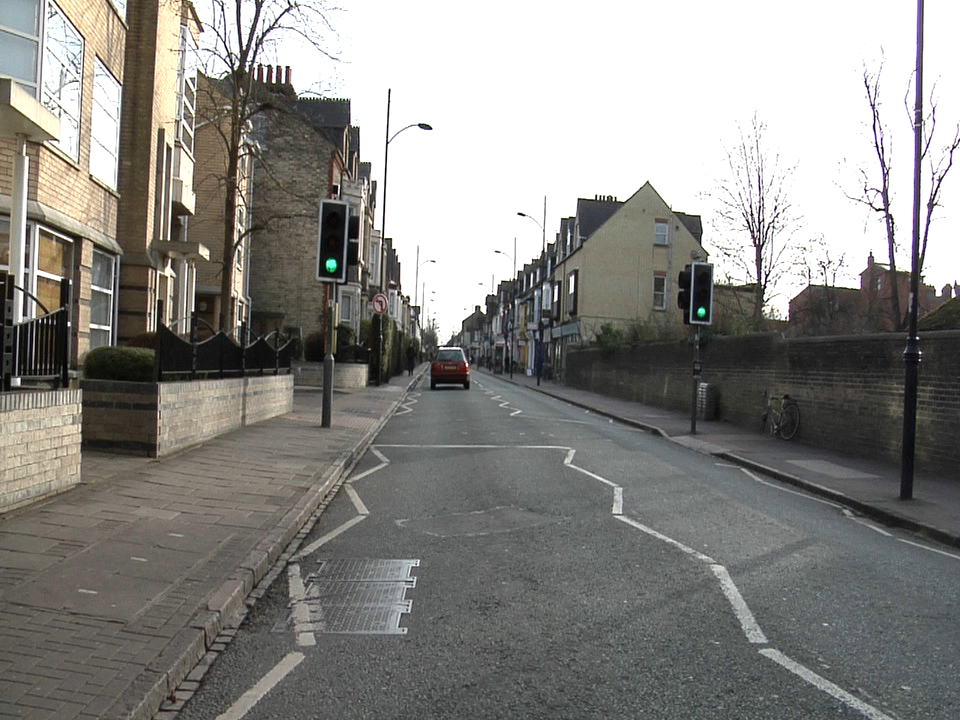
//> input picture Assignment1 shape location master-20181108T230147Z-001/Assignment1 shape location master/Project1/Project1/CamVidImages/CamVidLights01.png, 960 x 720 px
$ ./Source   (built with g++ and OpenCV 4)
//> lines starting //> are read from the running program, lines starting //| are printed output that depends on the picture; after the words box and inside, x2 and y2 are one past the last pixel; in counts of white or black regions, pixels touching at a corner belong together
#include <opencv2/opencv.hpp>
#include <iostream>
#include <stdio.h>
#include <cv.h>
#include <highgui.h>
#include <list>


using namespace std;
using namespace cv;


int PointDistance(CvPoint point1, CvPoint point2);                                                        // Function to calculate the distance between two CvPoints
bool ValidRatioRectangle(CvPoint point1, CvPoint point2, CvPoint point3);                                          //  function to check if countors found represent a traffic light ;
Mat CreateStandaloneTrafficImage(CvPoint point1, CvPoint point2, Mat images[], int index);                //  using a retcangle mask extract the traffic light from src image
list<Mat> findContourslegacy(Mat image, Mat binaryMat, Mat image_array[], int index);                     //  using contours with 4 or 6 vertices detect/draw around traffic lights  old cv functions
void whatState(list<Mat> TrafficMats, Mat lights[]);
int whatThreshold(int index);


	/** @function main */
int main(int argc, char** argv)
{

	Mat image_array[14];                                                                              // create an array of images and load in the images
	image_array[0] = imread("CamVidImages/CamVidLights01.png");
//> image_array[0] is the input picture: 720 rows x 960 cols, CV_8UC3; mean B, G, R 132.5, 136.1, 137.3
	image_array[1] = imread("CamVidImages/CamVidLights02.png");
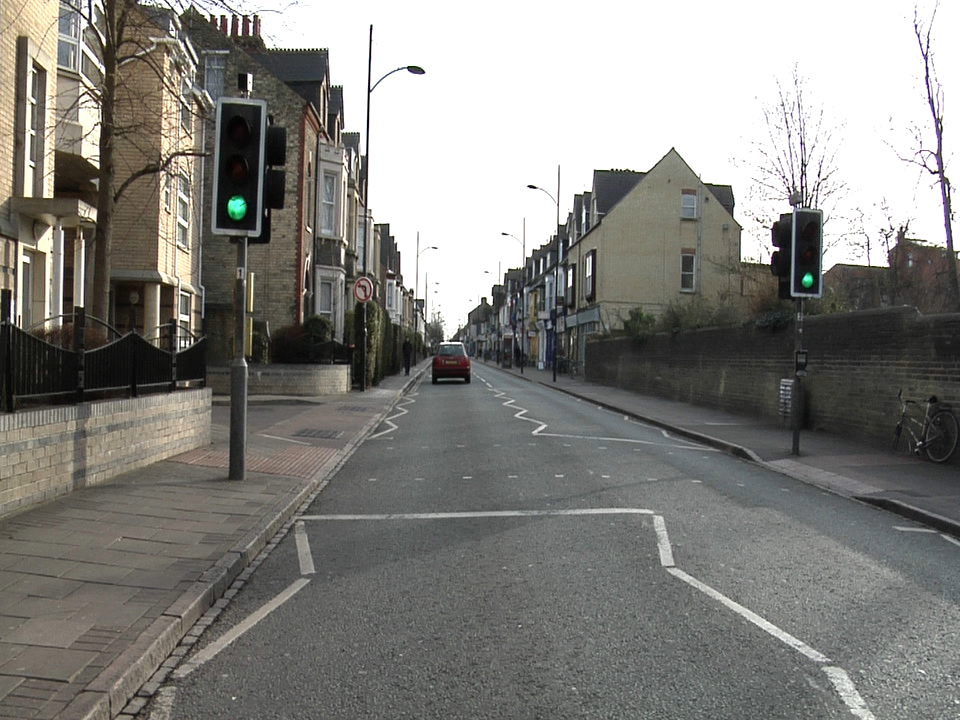
//> input picture Assignment1 shape location master-20181108T230147Z-001/Assignment1 shape location master/Project1/Project1/CamVidImages/CamVidLights02.png, 960 x 720 px
//> image_array[1] is the input picture: 720 rows x 960 cols, CV_8UC3; mean B, G, R 126.6, 130.6, 131.7
	image_array[2] = imread("CamVidImages/CamVidLights03.png");
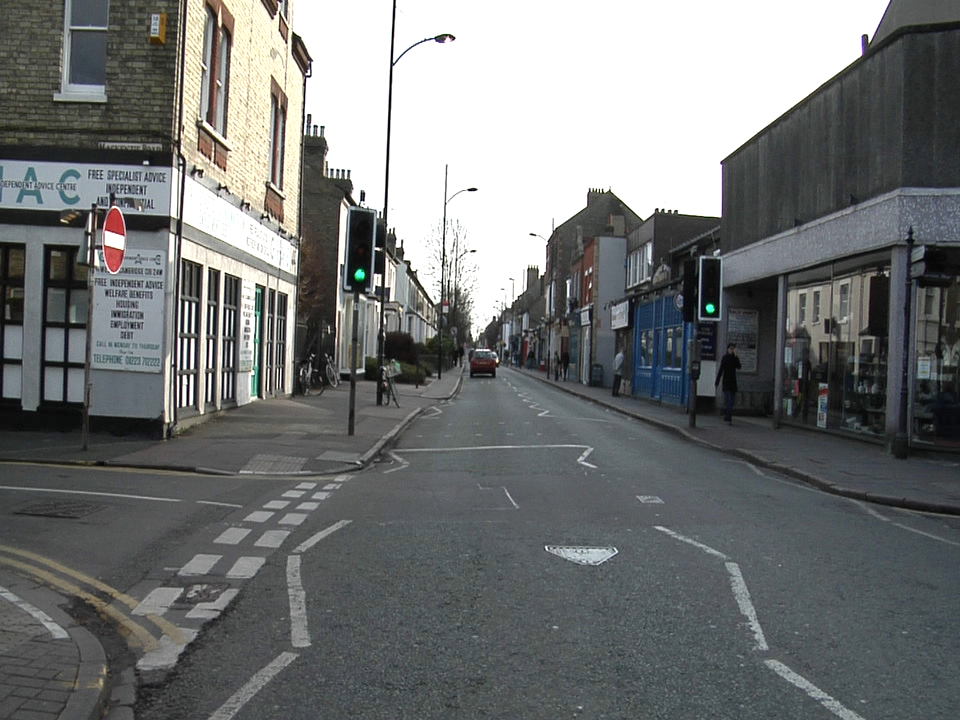
//> input picture Assignment1 shape location master-20181108T230147Z-001/Assignment1 shape location master/Project1/Project1/CamVidImages/CamVidLights03.png, 960 x 720 px
//> image_array[2] is the input picture: 720 rows x 960 cols, CV_8UC3; mean B, G, R 117.2, 117.4, 115
	image_array[3] = imread("CamVidImages/CamVidLights04.png");
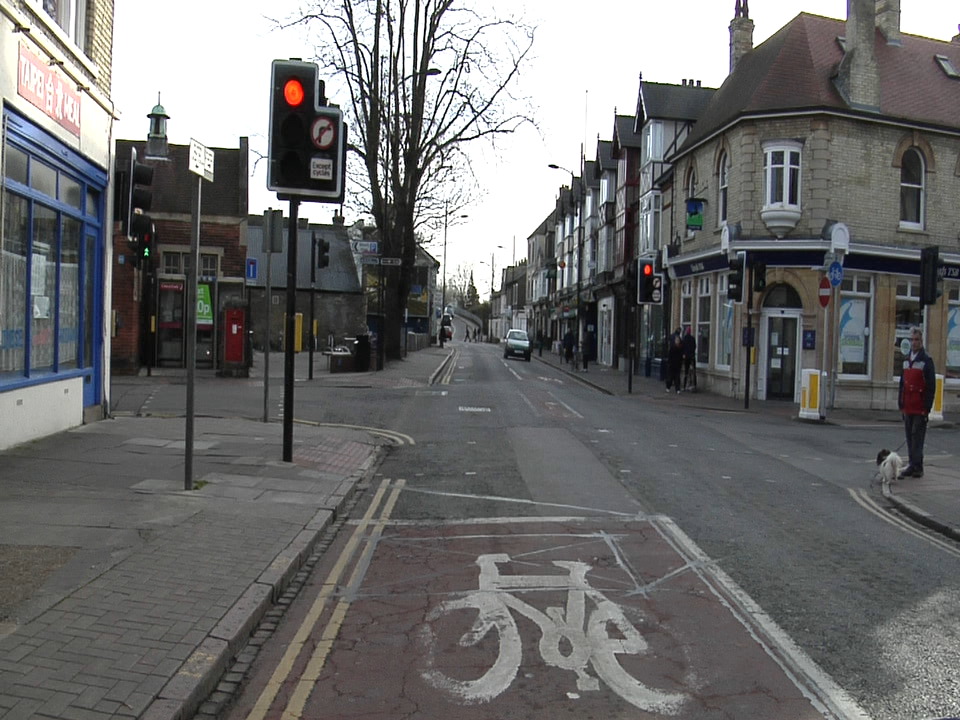
//> input picture Assignment1 shape location master-20181108T230147Z-001/Assignment1 shape location master/Project1/Project1/CamVidImages/CamVidLights04.png, 960 x 720 px
//> image_array[3] is the input picture: 720 rows x 960 cols, CV_8UC3; mean B, G, R 110.2, 110.3, 110.1
	image_array[4] = imread("CamVidImages/CamVidLights05.png");
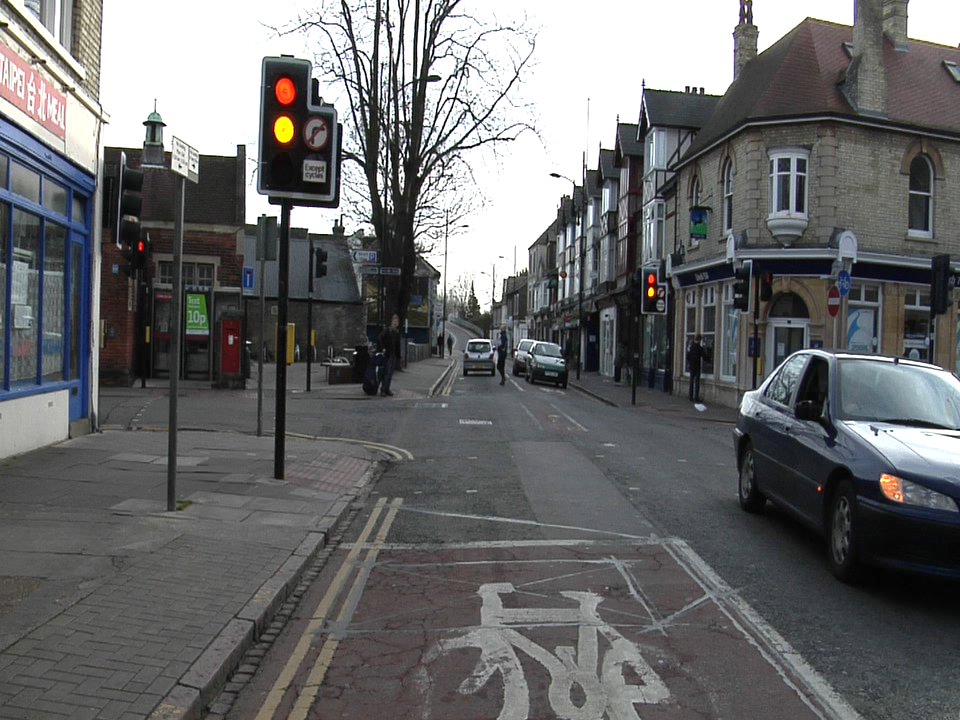
//> input picture Assignment1 shape location master-20181108T230147Z-001/Assignment1 shape location master/Project1/Project1/CamVidImages/CamVidLights05.png, 960 x 720 px
//> image_array[4] is the input picture: 720 rows x 960 cols, CV_8UC3; mean B, G, R 107.8, 106.9, 106.1
	image_array[5] = imread("CamVidImages/CamVidLights06.png");
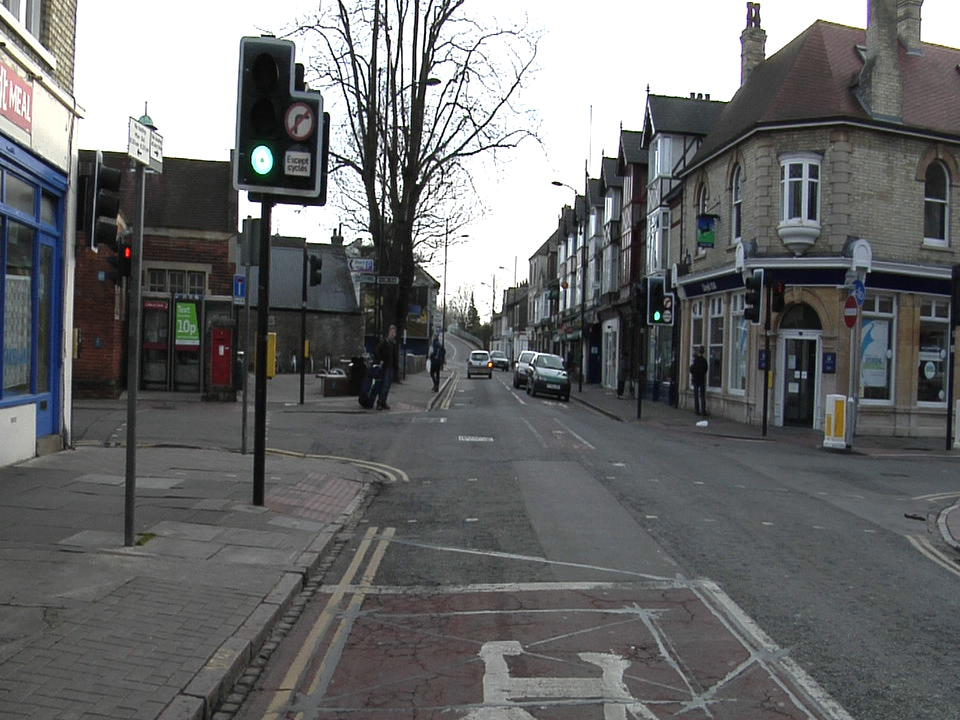
//> input picture Assignment1 shape location master-20181108T230147Z-001/Assignment1 shape location master/Project1/Project1/CamVidImages/CamVidLights06.png, 960 x 720 px
//> image_array[5] is the input picture: 720 rows x 960 cols, CV_8UC3; mean B, G, R 108.7, 107.8, 106.6
	image_array[6] = imread("CamVidImages/CamVidLights07.png");
//> CamVidLights07.png cannot be read in this run, so this picture is empty
	image_array[7] = imread("CamVidImages/CamVidLights08.png");
//> CamVidLights08.png cannot be read in this run, so this picture is empty
	image_array[8] = imread("CamVidImages/CamVidLights09.png");
//> CamVidLights09.png cannot be read in this run, so this picture is empty
	image_array[9] = imread("CamVidImages/CamVidLights10.png");
//> CamVidLights10.png cannot be read in this run, so this picture is empty
	image_array[10] = imread("CamVidImages/CamVidLights11.png");
//> CamVidLights11.png cannot be read in this run, so this picture is empty
	image_array[11] = imread("CamVidImages/CamVidLights12.png");
//> CamVidLights12.png cannot be read in this run, so this picture is empty
	image_array[12] = imread("CamVidImages/CamVidLights13.png");
//> CamVidLights13.png cannot be read in this run, so this picture is empty
	image_array[13] = imread("CamVidImages/CamVidLights14.png");
//> CamVidLights14.png cannot be read in this run, so this picture is empty

	Mat lights[4];
	lights[0] = imread("lights/green.png");
//> green.png cannot be read in this run, so this picture is empty
	lights[1] = imread("lights/red.png");
//> red.png cannot be read in this run, so this picture is empty
	lights[2] = imread("lights/orange.png");
//> orange.png cannot be read in this run, so this picture is empty
	lights[3] = imread("lights/redorg.png");
//> redorg.png cannot be read in this run, so this picture is empty


	bool finished = false;          // basic user interface
	int index = 0;
	while (finished != true) {
		cout << "image index ";
		cin >> index;
//> the answer given: 3

		Mat image= image_array[index];											  //load image from the array
		int thresVal = whatThreshold(index);
		cv::Mat grayscaleMat(image.size(), CV_8U);							      // greyscale matrix
		cv::cvtColor(image, grayscaleMat, CV_BGR2GRAY);                           // convert image to greyscale
		cv::Mat binaryMat(grayscaleMat.size(), grayscaleMat.type());              // binary matrix
		cv::threshold(grayscaleMat, binaryMat, thresVal, 255, cv::THRESH_BINARY);       // convert the greyscale mat to binary
//> binaryMat: 720 rows x 960 cols, CV_8UC1; 84.3% white; 1056 black regions (929 under 20 px)
		//imshow("binary", binaryMat);

		list<Mat> TrafficMats = findContourslegacy(image, binaryMat, image_array, index);
		whatState(TrafficMats,lights);
		cvWaitKey(0);
		cout << "run with another image ?  \n  enter index : ";              // basic user interface

	}

	return 0;
}

int PointDistance(CvPoint point1, CvPoint point2) {                                           //simple geometry distance formula

	int x1 = point1.x;
	int x2 = point2.x;
	int y1 = point1.y;
	int y2 = point2.y;
	int x = x2 - x1;
	int y = y2 - y1;
	int xsq = x * x;
	int ysq = y * y;

	return sqrt(xsq + ysq);                                                                   // complains of loss of acuracy but decimals not needed for this application

}


bool ValidRatioRectangle(CvPoint point1, CvPoint point2, CvPoint point3) {                             //  checks if found rectangles are in the right proportion

	int Top_Length = PointDistance(point1, point2);
	int Right_Side = PointDistance(point2, point3);
	int hyp = PointDistance(point3, point1);

	double topsq = Top_Length * Top_Length;  //a2
	double rightsq = Right_Side * Right_Side; // b2
	double hypsq = hyp * hyp;                 //c2
	double cosC = (topsq + rightsq - hypsq) / (2 * Top_Length * Right_Side);
	double angle = fabs(acos(cosC));        // positive value of the inverse of cosC

	if (Right_Side > (2 * Top_Length)  && angle < 1.8 && angle > 1.45 && Right_Side > 20 && Top_Length > 9 ) {
		return true;
	}
	return false;

}


// [14 lines left out: functions ValidRatioFilterLeft, CreateStandaloneTrafficImage, not called in this run]


list<Mat> findContourslegacy(Mat image, Mat binaryMat, Mat image_array[], int index) {
//> called with index = 3
	IplImage*  binaryImage = cvCloneImage(&(IplImage)binaryMat);                            // converting mat to ilpimage     cvFindContours & cvApprox poly incompatable with mat
	IplImage* sourceImage = cvCloneImage(&(IplImage)image);                                 // converting mat to ilpimage
	list<Mat> matList;                                                                      // store found trafficlight images
	CvSeq* contours;															            //pointer for contours
	CvSeq* contour_Count;															     	//hold sequence of points of a contour
	CvMemStorage *contour_Storage = cvCreateMemStorage(0);								    //memory allocation not done automatically
	cvFindContours(binaryImage, contour_Storage, &contours, sizeof(CvContour), CV_RETR_LIST, CV_CHAIN_APPROX_SIMPLE, cvPoint(0, 0));  // find all contours in the binary image
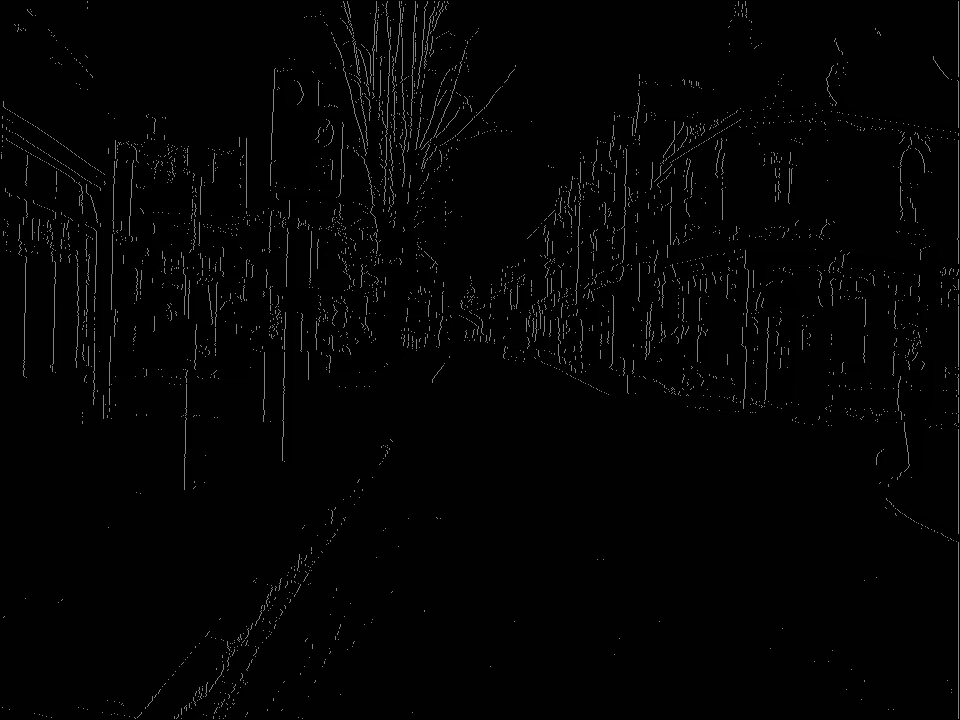
//> binaryImage: 720 rows x 960 cols, CV_8UC1; min 0, max 130, mean 3.6
//> contours = 1769 contours, 1528 with area under 20; largest, box (x1, y1, x2, y2) and area: (1, 1, 959, 719) 627880, (109, 139, 203, 491) 17456, (557, 124, 726, 398) 13669, (296, 150, 381, 291) 6894, (270, 67, 340, 192) 6868

	while (contours->h_next != NULL)       // linked list style iteration go while next is not null
	{
	contour_Count = cvApproxPoly(contours, sizeof(CvContour), contour_Storage, CV_POLY_APPROX_DP, cvContourPerimeter(contours)*0.02, 0);  // count vertices on discovered contours
//> contour_Count = 1 contour, all with area under 20
		if (contour_Count->total == 4)                                                                             // case for Standard Traffic Lights ( drawn in red )
		{
			CvPoint *CornerPoints[4];
			for (int i = 0; i < 4; i++) {
				CornerPoints[i] = (CvPoint*)cvGetSeqElem(contour_Count, i);
			}
			Point topLeft = *CornerPoints[0];
			Point topRight = *CornerPoints[1];
			Point bottomRight = *CornerPoints[2];
			Point bottomLeft = *CornerPoints[3];
			int diaglr = PointDistance(topLeft, bottomRight);
			int diagrl = PointDistance(topRight, bottomLeft);

			if (ValidRatioRectangle(topLeft, topRight, bottomRight) == true  ) {                    // if the found rectangle matches my critera draw around the edges.

				cvLine(sourceImage, topLeft, topRight, cvScalar(0, 0, 255), 2);                                // draw from point to point
				cvLine(sourceImage, topRight, bottomRight, cvScalar(0, 0, 255), 2);
				cvLine(sourceImage, bottomRight, bottomLeft, cvScalar(0, 0, 255), 2);
				cvLine(sourceImage, bottomLeft, topLeft, cvScalar(0, 0, 255), 2);
				cout << "topLeft point :";
				cout << topLeft;                                                                               // points printed to console for ground truith
				cout << "\n";
				cout << "bottomRight point :";
				cout << bottomRight;
				cout << "\n";

				Mat light = CreateStandaloneTrafficImage(*CornerPoints[0], *CornerPoints[2], image_array, index);     // using a mask create an image of the found traffic light
				matList.push_front(light);

			}
		}


		if (contour_Count->total == 6)
		{
			CvPoint *CornerPoints[6];                                                                                                      // Traffic lights with filter lights
			for (int i = 0; i < 6; i++) {
				CornerPoints[i] = (CvPoint*)cvGetSeqElem(contour_Count, i);
			}

			int topLength = PointDistance(*CornerPoints[0], *CornerPoints[1]);                                   // getting the distance between two points as the border lengths
			int bottomLength = PointDistance(*CornerPoints[4], *CornerPoints[5]);
			int leftLength = PointDistance(*CornerPoints[0], *CornerPoints[5]);
			int rightLength = PointDistance(*CornerPoints[1], *CornerPoints[2]) + PointDistance(*CornerPoints[3], *CornerPoints[4]);

			Point topLeft = *CornerPoints[0];
			Point topRight = *CornerPoints[1];
			Point middleLeft = *CornerPoints[2];
			Point middleRight = *CornerPoints[3];
			Point bottomRight = *CornerPoints[4];
			Point bottomLeft = *CornerPoints[5];

			if (leftLength > rightLength && topLength < bottomLength && ValidRatioFilterLeft(topLeft, topRight, bottomLeft) == true) {

				cvLine(sourceImage, topLeft, topRight, cvScalar(0,0,255), 2);               // draw from point to point
				cvLine(sourceImage, topRight, middleLeft, cvScalar(0, 0, 255), 2);
				cvLine(sourceImage, middleLeft, middleRight, cvScalar(0, 0, 255), 2);
				cvLine(sourceImage, middleRight, bottomRight, cvScalar(0, 0, 255), 2);
				cvLine(sourceImage, bottomRight, bottomLeft, cvScalar(0, 0, 255), 2);
				cvLine(sourceImage, bottomLeft, topLeft, cvScalar(0, 0, 255),2);

				Mat light = CreateStandaloneTrafficImage(*CornerPoints[0], *CornerPoints[4], image_array, index);
				matList.push_front(light);

				cout << "topLeft point :";
				cout << topLeft;                                                                               // points printed to console for ground truith
				cout << "\n";
				cout << "bottomRight point :";
				cout << bottomRight;
				cout << "\n";
			}

			// [17 lines of commented-out code are left out]

		}

        contours = contours->h_next;																 // next contour in the list
//> contours = 1768 contours, 1527 with area under 20; largest, box (x1, y1, x2, y2) and area: (1, 1, 959, 719) 627880, (109, 139, 203, 491) 17456, (557, 124, 726, 398) 13669, (296, 150, 381, 291) 6894, (270, 67, 340, 192) 6868
		cvShowImage("image with lights highlighted", sourceImage);                                  // show original image with drawn contours
	}
	return matList;
}


// [71 lines left out: function whatState, not called in this run]


int whatThreshold(int index) {

	switch (index) {
	case 1:
	case 6:
	case 7:
		return 60;
		break;

	case 8:
	case 11:
	case 10:
		return 50;
		break;


	default:
		return 55;
	}


}
